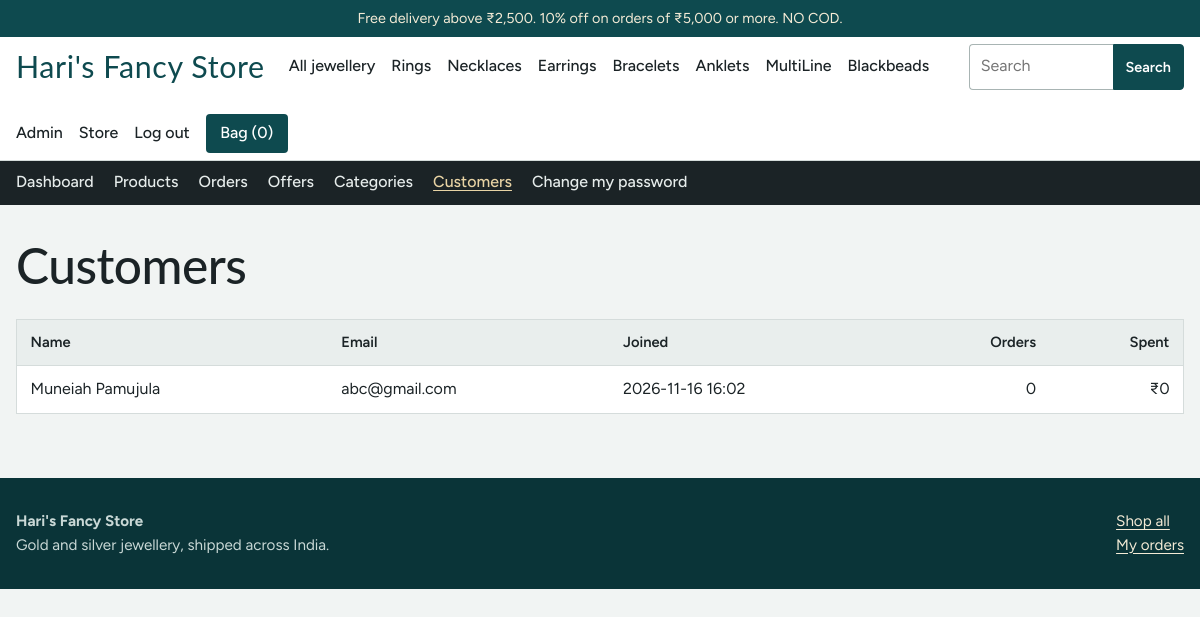
The page /admin/customers (signed in) on the database its author committed.
### tables this page shows
CREATE TABLE categories (
  id INTEGER PRIMARY KEY AUTOINCREMENT,
  name TEXT NOT NULL UNIQUE,
  slug TEXT NOT NULL UNIQUE
);

CREATE TABLE users (
  id INTEGER PRIMARY KEY AUTOINCREMENT,
  name TEXT NOT NULL,
  email TEXT NOT NULL UNIQUE,
  password_hash TEXT NOT NULL,
  is_admin INTEGER NOT NULL DEFAULT 0,
  created_at TEXT NOT NULL DEFAULT CURRENT_TIMESTAMP
);

### app.py (the view)
@app.route("/admin/customers")
@admin_required
def admin_customers():
    rows = get_db().execute(
        "SELECT u.*, COUNT(o.id) AS orders, COALESCE(SUM(CASE WHEN o.status!='Cancelled' THEN o.total END),0) AS spent "
        "FROM users u LEFT JOIN orders o ON o.user_id=u.id WHERE u.is_admin=0 GROUP BY u.id ORDER BY u.id DESC"
    ).fetchall()
    return render_template("admin/customers.html", rows=rows)

### app.py (called while the page is built)
def get_db():
    if "db" not in g:
        conn = sqlite3.connect(DB_PATH, isolation_level=None, timeout=15)
        conn.row_factory = sqlite3.Row
        conn.execute("PRAGMA foreign_keys = ON")
        conn.execute("PRAGMA journal_mode = WAL")
        g.db = conn
    return g.db

def inr(n):
    n = int(n or 0)
    s = str(abs(n))
    if len(s) > 3:
        head, tail = s[:-3], s[-3:]
        parts = []
        while len(head) > 2:
            parts.insert(0, head[-2:])
            head = head[:-2]
        if head:
            parts.insert(0, head)
        s = ",".join(parts + [tail])
    return ("-" if n < 0 else "") + "₹" + s

def date_fmt(s):
    return (s or "")[:16].replace("T", " ")

def offer_short(o):
    return f"{o['value']}% off" if o["kind"] == "percent" else f"{inr(o['value'])} off"

def offer_text(o):
    when = f"on orders of {inr(o['min_subtotal'])} or more" if o["min_subtotal"] else "on every order"
    cap = f" (up to {inr(o['max_discount'])})" if o["kind"] == "percent" and o["max_discount"] else ""
    return f"{offer_short(o)} {when}{cap}"

@app.before_request
def load_user():
    g.user = None
    uid = session.get("user_id")
    if uid:
        g.user = get_db().execute("SELECT * FROM users WHERE id=?", (uid,)).fetchone()
        if g.user is None:
            session.pop("user_id", None)

@app.before_request
def csrf_protect():
    if request.method == "POST":
        token = session.get("csrf")
        if not token or not secrets.compare_digest(token, request.form.get("csrf", "")):
            abort(400, "Your session expired. Go back, reload the page and try again.")

def csrf_token():
    if "csrf" not in session:
        session["csrf"] = secrets.token_hex(16)
    return session["csrf"]

@app.context_processor
def inject():
    bag = session.get("bag") or {}
    return {
        "store_name": STORE_NAME,
        "user": g.get("user"),
        "bag_count": sum(int(q) for q in bag.values()),
        "nav_categories": get_db().execute(
            "SELECT * FROM categories ORDER BY id").fetchall(),
        "top_offers": [offer_text(o) for o in get_db().execute(
            "SELECT * FROM offers WHERE active=1 AND code IS NULL "
            "AND (expires_on IS NULL OR expires_on >= ?) ORDER BY min_subtotal LIMIT 2",
            (date.today().isoformat(),))],
        "statuses": ORDER_STATUSES,
        "free_ship": FREE_SHIPPING_ABOVE,
        "ship_fee": SHIPPING_FEE,
        "pay_labels": PAYMENT_LABELS,
    }

### templates/admin/customers.html (shortened to what this page needs)
{% extends "admin/base.html" %}
{% block content %}
<div class="wrap page-pad">
  <h1>Customers</h1>
  {% if rows %}
  <div class="tablewrap"><table>
    <thead><tr><th>Name</th><th>Email</th><th>Joined</th><th class="num">Orders</th><th class="num">Spent</th></tr></thead>
    <tbody>{% for u in rows %}
      <tr><td>{{ u.name }}</td><td>{{ u.email }}</td><td>{{ u.created_at|date }}</td><td class="num">{{ u.orders }}</td><td class="num">{{ u.spent|inr }}</td></tr>
    {% endfor %}</tbody>
  </table></div>
  {% else %}<div class="empty">No customers have registered yet.</div>{% endif %}
</div>
{% endblock %}

### templates/base.html (shortened to what this page needs)
<!doctype html>
<html lang="en">
<head>
<link rel="stylesheet" href="{{ url_for('static', filename='style.css') }}">
</head>
<body>
<div class="top">Free delivery above {{ free_ship|inr }}.{% for t in top_offers %} {{ t }}.{% endfor %} NO COD.</div>
<header class="site">
  <div class="wrap bar">
    <a class="logo" href="{{ url_for('home') }}">{{ store_name }}</a>
    <nav class="main" aria-label="Categories">
      <a href="{{ url_for('shop') }}">All jewellery</a>
      {% for c in nav_categories %}<a href="{{ url_for('shop', cat=c.slug) }}">{{ c.name }}</a>{% endfor %}
    </nav>
    <form class="search" action="{{ url_for('shop') }}" role="search">
      <input id="q" name="q" type="search" placeholder="Search" value="{{ request.args.get('q','') }}">
      <button class="btn small" type="submit">Search</button>
    </form>
    <div class="acct">
      {% if user %}
        {% if user.is_admin %}<a href="{{ url_for('admin_dashboard') }}">Admin</a>{% endif %}
        <a href="{{ url_for('account') }}">{{ user.name.split()[0] }}</a>
        <form method="post" action="{{ url_for('logout') }}"><input type="hidden" name="csrf" value="{{ csrf_token() }}"><button class="link" type="submit">Log out</button></form>
      {% else %}
        <a href="{{ url_for('login') }}">Log in</a>
      {% endif %}
      <a class="bagbtn" href="{{ url_for('bag') }}">Bag ({{ bag_count }})</a>
    </div>
  </div>
</header>
{% block admin_nav %}{% endblock %}
<main>
  {% block content %}{% endblock %}
</main>
<footer class="site">
  <div class="wrap">
    <div><strong>{{ store_name }}</strong><br>Gold and silver jewellery, shipped across India.</div>
    <div><a href="{{ url_for('shop') }}">Shop all</a><br><a href="{{ url_for('account') }}">My orders</a></div>
  </div>
</footer>
</body>
</html>

### static/style.css (style rules this page uses)
:root { --pearl: #F1F4F3; --paper: #FFFFFF; --ink: #1B2326; --muted: #5F6D70; --line: #D5DCDB; --teal: #0E4A4F; --teal-deep: #0A3438; --gold: #B5832A; --gold-soft: #E8D3A4; --ruby: #9B1C3A; --ok: #2F6B45; --radius: 4px; --display: "Nunito Sans", "Lato", Georgia, serif; --body: "Figtree", system-ui, -apple-system, "Segoe UI", sans-serif; }
* { box-sizing: border-box; }
html { -webkit-text-size-adjust: 100%; }
body { margin: 0; background: var(--pearl); color: var(--ink); font: 400 16px/1.55 var(--body); }
a { color: var(--teal); text-underline-offset: 3px; }
h1, h2, h3 { font-family: var(--display); font-weight: 500; line-height: 1.15; margin: 0 0 .5em; letter-spacing: -.01em; }
h1 { font-size: clamp(2rem, 4.5vw, 3.1rem); }
.wrap { width: min(1180px, 100% - 2rem); margin-inline: auto; }
.top { background: var(--teal); color: #F4EBD6; font-size: .9rem; text-align: center; padding: .45rem 1rem; }
header.site { background: var(--paper); border-bottom: 1px solid var(--line); position: sticky; top: 0; z-index: 20; }
.bar { display: flex; align-items: center; gap: 1.5rem; min-height: 68px; flex-wrap: wrap; padding-block: .4rem; }
.logo { font-family: var(--display); font-size: 1.9rem; color: var(--teal); text-decoration: none; letter-spacing: .02em; }
nav.main { display: flex; gap: 1rem; flex-wrap: wrap; }
nav.main a, .acct a, .acct button.link { color: var(--ink); text-decoration: none; font-weight: 500; }
.search { margin-left: auto; display: flex; }
.search input { width: 9rem; border-radius: var(--radius) 0 0 var(--radius); border-right: 0; }
.search button { border-radius: 0 var(--radius) var(--radius) 0; padding-inline: .9rem; }
.acct { display: flex; gap: 1rem; align-items: center; }
.bagbtn { background: var(--teal); color: #fff !important; padding: .45rem .9rem; border-radius: var(--radius); }
button.link { background: none; border: 0; padding: 0; font: inherit; cursor: pointer; color: var(--ink); }
input, select, textarea { font: inherit; color: var(--ink); background: var(--paper); border: 1px solid #A8B4B3; border-radius: var(--radius); padding: .6rem .7rem; width: 100%; }
.btn { display: inline-block; background: var(--teal); color: #fff; border: 1px solid var(--teal); border-radius: var(--radius); padding: .7rem 1.3rem; font: 600 1rem var(--body); cursor: pointer; text-decoration: none; text-align: center; }
.btn.small { padding: .35rem .75rem; font-size: .9rem; }
table { width: 100%; border-collapse: collapse; background: var(--paper); border: 1px solid var(--line); }
th, td { text-align: left; padding: .7rem .85rem; border-bottom: 1px solid var(--line); vertical-align: middle; }
th { background: #E9EEED; font-weight: 600; font-size: .92rem; }
td.num, th.num { text-align: right; font-variant-numeric: tabular-nums; }
.tablewrap { overflow-x: auto; }
footer.site { background: var(--teal-deep); color: #C9D8D6; margin-top: 3rem; padding-block: 2rem; font-size: .95rem; }
footer.site a { color: #F4EBD6; }
footer.site .wrap { display: flex; gap: 2rem; justify-content: space-between; flex-wrap: wrap; }
.page-pad { padding-block: 2rem 1rem; }

### rows shown on the page
categories: name "Rings"
categories: name "Necklaces"
categories: name "Earrings"
categories: name "Bracelets"
categories: name "Anklets"
categories: name "MultiLine"
categories: name "Blackbeads"
users: name "Store"
users: name "Muneiah Pamujula", email "abc@gmail.com", created_at "2026-11-16 16:02", orders "0", spent|inr "₹0"

### other values the page prints
{{ free_ship|inr }} "₹2,500"
{{ t }} "10% off on orders of ₹5,000 or more"
{{ store_name }} "Hari's Fancy Store"
{{ bag_count }} "0"
